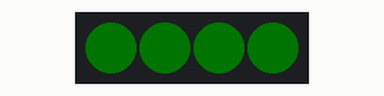
A sketch run on a simulated ESP32. On the bench: 4 RGB LEDs in strip order, left to right. Dim RGB values are drawn brighter than linear.

Above: at 0.5 s.
At 1.4 s:
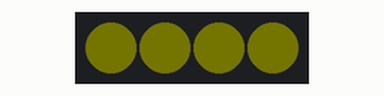
At 5.8 s:
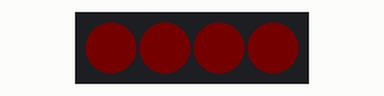
Timing chart, 0 to 7.6 s (numbered marks = the images above):
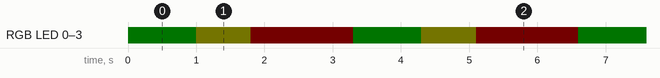

The sketch:

main.ino
```cpp
/*
 * ESP_NeoPixel/src/main.ino
 */


#include <Adafruit_NeoPixel.h>


const uint PIXEL_PIN    = 21;
const uint PIXEL_LENGTH = 4;

Adafruit_NeoPixel pixel_strip(PIXEL_LENGTH, PIXEL_PIN, NEO_GRBW + NEO_KHZ800);


void color_wipe(uint32_t color, int wait);


void setup()
{
    pixel_strip.begin();
    pixel_strip.show();
    pixel_strip.setBrightness(1);
}


void loop()
{
    color_wipe(pixel_strip.Color(0, 255, 0), 1000);   // green
    color_wipe(pixel_strip.Color(255, 255, 0), 800);  // yellow
    color_wipe(pixel_strip.Color(255, 0, 0), 1500);   // red
}


void color_wipe(uint32_t color, int wait)
{
    for (int i = 0; i < PIXEL_LENGTH; i++) {
        pixel_strip.setPixelColor(i, color);
    }

    pixel_strip.show();
    delay(wait);
}
```

Measured:
- by itself, RGB LED 0–3: repeats every 3.3 s: RGB(1, 1, 0) 0.80 s, RGB(1, 0, 0) 1.5 s, RGB(0, 1, 0) 1.0 s
- by itself, everything shown: repeats every 3.3 s, in 3 steps
